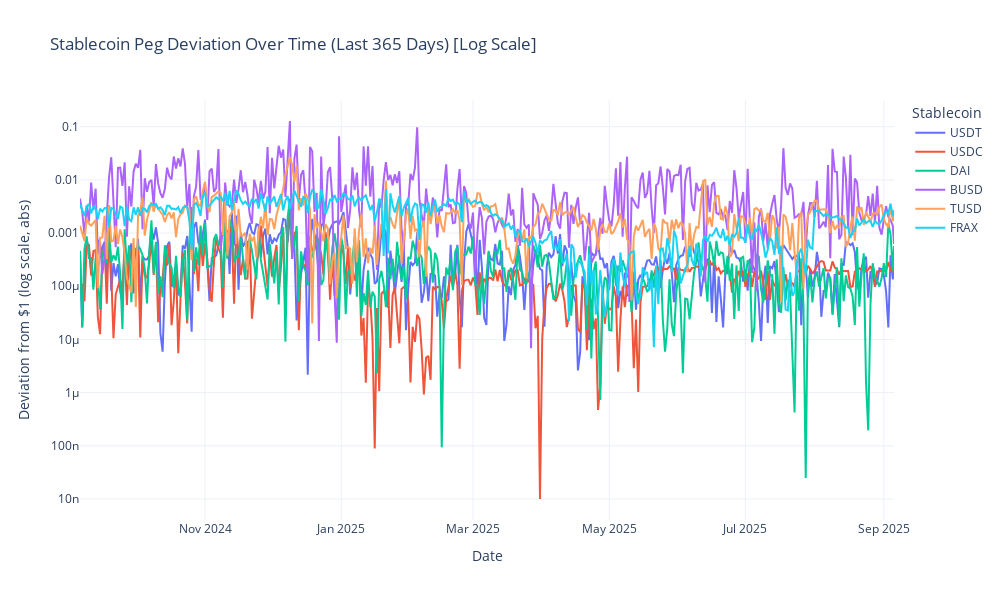

The notebook cell saved with this chart:
### Code cell
# using plotly for interactive visualization and log scale for y-axis

import plotly.graph_objs as go
import plotly.offline as pyoff

# Create interactive chart with log scale for y-axis
fig = go.Figure()

for symbol, df_hist in historical_deviation_data.items():
    if not df_hist.empty:
        fig.add_trace(go.Scatter(
            x=df_hist["date"],
            y=df_hist["peg_deviation (USD)"].abs() + 1e-8,  # add small value to avoid log(0)
            mode='lines',
            name=symbol.upper()
        ))

fig.update_layout(
    title="Stablecoin Peg Deviation Over Time (Last 365 Days) [Log Scale]",
    xaxis_title="Date",
    yaxis_title="Deviation from $1 (log scale, abs)",
    yaxis_type="log",
    legend_title="Stablecoin",
    template="plotly_white",
    height=600,
    width=1000
)

pyoff.iplot(fig)

### Figure 1 — Plotly figure (JSON) as saved in the notebook; plotly's stock layout.template omitted (floating-point values rounded to 4 significant figures; data arrays with more than 128 entries replaced by an {"elided": "..."} marker saying what was removed)
{"data": [{"mode": "lines", "name": "USDT", "type": "scatter", "x": {"elided": "366 str values"}, "y": {"elided": "366 float values"}}, {"mode": "lines", "name": "USDC", "type": "scatter", "x": {"elided": "366 str values"}, "y": {"elided": "366 float values"}}, {"mode": "lines", "name": "DAI", "type": "scatter", "x": {"elided": "366 str values"}, "y": {"elided": "366 float values"}}, {"mode": "lines", "name": "BUSD", "type": "scatter", "x": {"elided": "366 str values"}, "y": {"elided": "366 float values"}}, {"mode": "lines", "name": "TUSD", "type": "scatter", "x": {"elided": "366 str values"}, "y": {"elided": "366 float values"}}, {"mode": "lines", "name": "FRAX", "type": "scatter", "x": {"elided": "366 str values"}, "y": {"elided": "366 float values"}}], "layout": {"height": 600, "legend": {"title": {"text": "Stablecoin"}}, "title": {"text": "Stablecoin Peg Deviation Over Time (Last 365 Days) [Log Scale]"}, "width": 1000, "xaxis": {"title": {"text": "Date"}}, "yaxis": {"title": {"text": "Deviation from $1 (log scale, abs)"}, "type": "log"}}}
